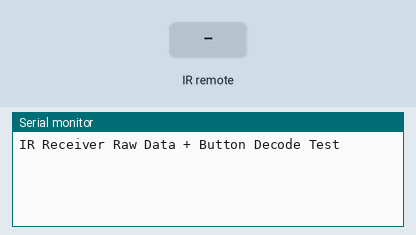
Simulated run of this sketch. Board: Arduino Uno, built with avr-gcc and run on an emulated ATmega328P. Shown: the last lines printed to the serial monitor. The test bench sets the inputs (shaded band).

Above: at 1.2 s.
1.3 s: infrared code 0xFFA25D received
At 1.8 s:
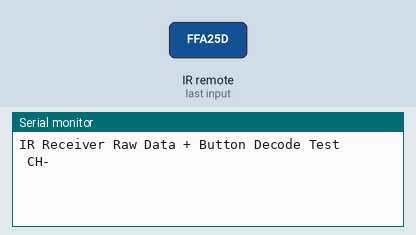
2.8 s: infrared code 0xFF629D received
At 4.0 s:
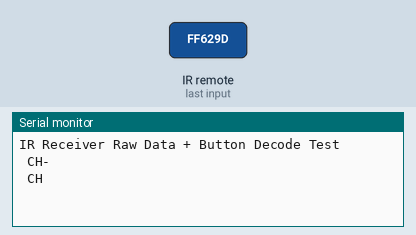
4.3 s: infrared code 0xFF22DD received
At 5.3 s:
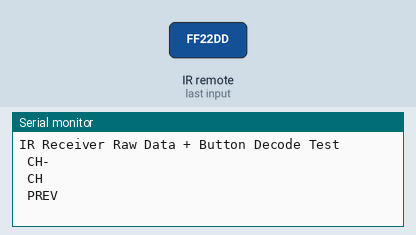
5.8 s: infrared code 0xFF02FD received
At 6.5 s:
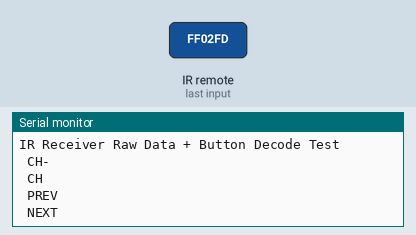
7.3 s: infrared code 0xFFC23D received
At 8.5 s:
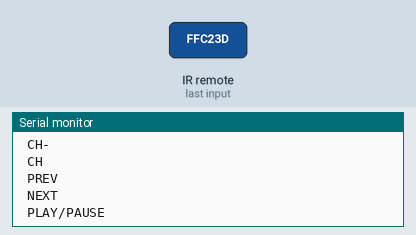
8.8 s: infrared code 0xFFE01F received
At 9.9 s:
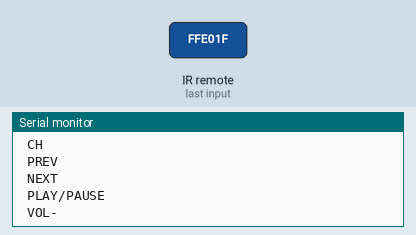

The sketch:

IR_test.ino
```cpp
#include "IRremote.h"
/*-----( Declare Constants )-----*/
int receiver = 2; // pin 1 of IR receiver to Arduino digital pin 2
/*-----( Declare objects )-----*/
IRrecv irrecv(receiver);           // create instance of 'irrecv'
decode_results results;            // create instance of 'decode_results'
/*-----( Declare Variables )-----*/

void setup()   /*----( SETUP: RUNS ONCE )----*/
{
  Serial.begin(9600);
  Serial.println("IR Receiver Raw Data + Button Decode Test");
  irrecv.enableIRIn(); // Start the receiver
}/*--(end setup )---*/

void loop()   /*----( LOOP: RUNS CONSTANTLY )----*/
{
  if (irrecv.decode(&results)) // have we received an IR signal?
  {
//    Serial.println(results.value, HEX);  UN Comment to see raw values
    translateIR();
    irrecv.resume(); // receive the next value
  }
}/* --(end main loop )-- */

/*-----( Declare User-written Functions )-----*/
void translateIR() // takes action based on IR code received
// describing Car MP3 IR codes
{
  switch(results.value)
  {
  case 0xFFA25D:
    Serial.println(" CH-            ");
    break;
  case 0xFF629D:
    Serial.println(" CH             ");
    break;
  case 0xFFE21D:
    Serial.println(" CH+            ");
    break;
  case 0xFF22DD:
    Serial.println(" PREV           ");
    break;
  case 0xFF02FD:
    Serial.println(" NEXT           ");
    break;
  case 0xFFC23D:
    Serial.println(" PLAY/PAUSE     ");
    break;
  case 0xFFE01F:
    Serial.println(" VOL-           ");
    break;
  case 0xFFA857:
    Serial.println(" VOL+           ");
    break;
  case 0xFF906F:
    Serial.println(" EQ             ");
    break;
  case 0xFF6897:
    Serial.println(" 0              ");
    break;
  case 0xFF9867:
    Serial.println(" 100+           ");
    break;
  case 0xFFB04F:
    Serial.println(" 200+           ");
    break;
  case 0xFF30CF:
    Serial.println(" 1              ");
    break;
  case 0xFF18E7:
    Serial.println(" 2              ");
    break;
  case 0xFF7A85:
    Serial.println(" 3              ");
    break;
  case 0xFF10EF:
    Serial.println(" 4              ");
    break;
  case 0xFF38C7:
    Serial.println(" 5              ");
    break;
  case 0xFF5AA5:
    Serial.println(" 6              ");
    break;
  case 0xFF42BD:
    Serial.println(" 7              ");
    break;
  case 0xFF4AB5:
    Serial.println(" 8              ");
    break;
  case 0xFF52AD:
    Serial.println(" 9              ");
    break;
  default:
    Serial.println(" other button   ");
  }
  delay(500);
} //END translateIR
```

Measured:
- after the input at 1.3 s, the serial monitor: prints a new line at once (image 1)
- after the input at 2.8 s, the serial monitor: prints a new line at once (image 2)
- after the input at 4.3 s, the serial monitor: prints a new line at once (image 3)
- after the input at 5.8 s, the serial monitor: prints a new line at once (image 4)
- after the input at 7.3 s, the serial monitor: prints a new line at once (image 5)
- after the input at 8.8 s, the serial monitor: prints a new line at once (image 6)
